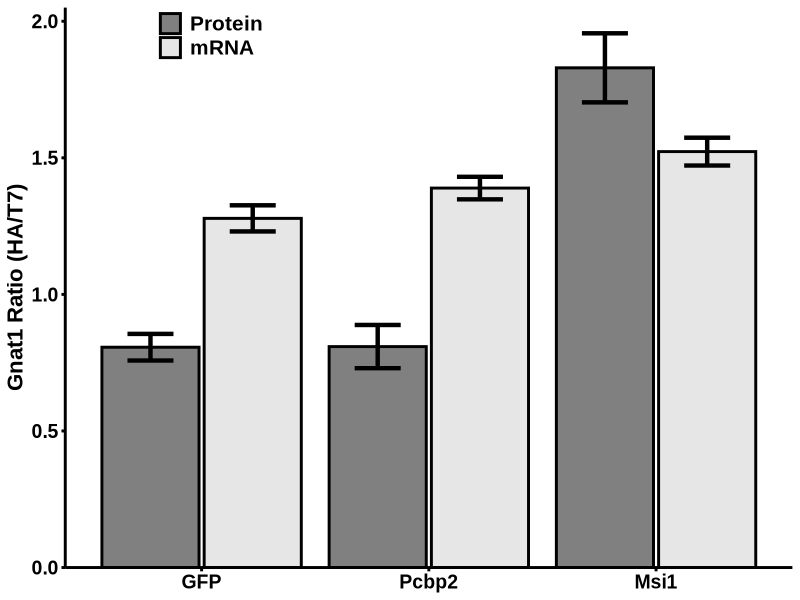
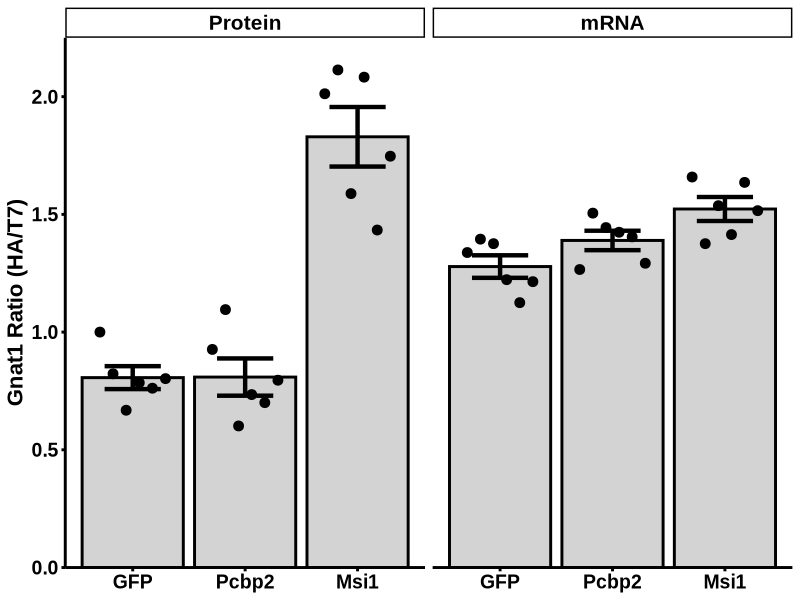

R code for these plots, in order:
library(dplyr)
library(ggplot2)
library(tidyr)
library(stringr)


setwd('~/Projects/Msi1/Paper figures/Figures_inkescape/Draft_1/Code/WesterbBlot-and-PCR/')
wb<-read.csv(file = 'Gnat_WB.csv', head=T)
wb

wb<-wb %>% group_by(Group, Label) %>% mutate(scaledIntensity=Value/median(Value)) %>% 
  select(-Value) %>% pivot_wider(values_from=scaledIntensity, names_from="Label") %>%
  mutate(ratio=HA/T7, Sample="Protein") %>% ungroup() %>% select(-c(HA, T7, Group))

meanData<-wb %>%  group_by(Name, Sample) %>% summarise(`Gnat1 Ratio (HA/T7)`=mean(ratio), stdErr=sd(ratio)/sqrt(n()-1))

pcr<-read.csv(file="GNAT1_GFP_PCBP2_MSI1_2022-07-22_Walter.csv", header = T,quote="\'", skip = 19) %>% 
  filter(Content=="Unkn", Sample!="Untransfected") %>% mutate(Cq=as.numeric(Cq))

pcr<-pcr %>% select(-c(Content, Fluor)) %>% 
  pivot_wider(values_from = "Cq", names_from = "Target") %>%
  mutate(ratio=2^(T7-HA), 
         Name=ifelse(Sample=="GFP",Sample,str_to_title(Sample)), Sample="mRNA") %>% 
  select(-c(HA, T7))



meanData<-pcr %>% group_by(Name, Sample) %>% 
  summarise(`Gnat1 Ratio (HA/T7)`=mean(ratio), stdErr=sd(ratio)/sqrt(n()-1)) %>%
  rbind(.,meanData)


meanData<-meanData %>% mutate(Name=str_wrap(Name, width=10)) %>% 
  mutate(Name=factor(Name, levels=c("GFP","Pcbp2","Msi1")), 
         Sample=factor(Sample,levels=c("Protein","mRNA")))

allData<-bind_rows(wb,pcr) %>% mutate(Sample=factor(Sample,levels=c("Protein","mRNA")))

meanData %>%
  ggplot(aes(x=Name, y=`Gnat1 Ratio (HA/T7)`, fill=Sample)) +
  geom_col(position=position_dodge2(padding=0.05), color="black", size=1)+
  geom_errorbar(aes(ymin=`Gnat1 Ratio (HA/T7)`-stdErr, ymax=`Gnat1 Ratio (HA/T7)`+stdErr), 
                position=position_dodge2(padding=0.55), size=1.5)+
  scale_y_continuous(expand = c(0, 0), limits = c(0, 2.05)) +
  scale_fill_grey(start=0.5, end=0.9)+
  theme_classic() +
  theme(axis.line = element_line(color = 'black', size = 1),
        axis.ticks = element_line(color = 'black', size = 1),
        axis.text = element_text(family="Arial",face="bold",size=14, color="black"),
        axis.title.y = element_text(family="Arial",face="bold",size=16, color="black"),
        axis.title.x=element_blank(),
        legend.text = element_text(family="Arial",face="bold",size=15, color="black"),
        legend.title = element_blank(),
        legend.position = c(0.2, 0.95), 
        legend.box = "horizontal")


meanData %>% 
  ggplot(aes(x=Name, y=`Gnat1 Ratio (HA/T7)`)) +
  geom_col(position=position_dodge2(padding=0.05), fill="lightgrey",color="black", size=1)+
  geom_errorbar(aes(ymin=`Gnat1 Ratio (HA/T7)`-stdErr, ymax=`Gnat1 Ratio (HA/T7)`+stdErr), 
                position=position_dodge2(padding=0.55), size=1.5,
                width=0.5)+
  geom_point(data=allData, 
             aes(x=Name, y=ratio), 
             position=position_dodge2(width=0.7),
             size=3)+
  scale_y_continuous(expand = c(0, 0), limits = c(0, 2.25)) +
  theme_classic() +
  facet_grid(~Sample) +
  theme(axis.line = element_line(color = 'black', size = 1),
        axis.ticks = element_line(color = 'black', size = 1),
        axis.text = element_text(family="Arial",face="bold",size=14, color="black"),
        axis.title.y = element_text(family="Arial",face="bold",size=16, color="black"),
        axis.title.x=element_blank(),
        legend.text = element_text(family="Arial",face="bold",size=15, color="black"),
        legend.title = element_blank(),
        legend.position = c(0.2, 0.95), 
        legend.box = "horizontal",
        strip.text.x= element_text(family="Arial",face="bold",size=15, color="black"))



pcrAov<-pcr %>% aov(ratio ~ Name, data=.)
summary(pcrAov)
TukeyHSD(pcrAov)

wbAov<-wb %>% aov(ratio ~ Name, data=.)
summary(wbAov)
TukeyHSD(wbAov)



